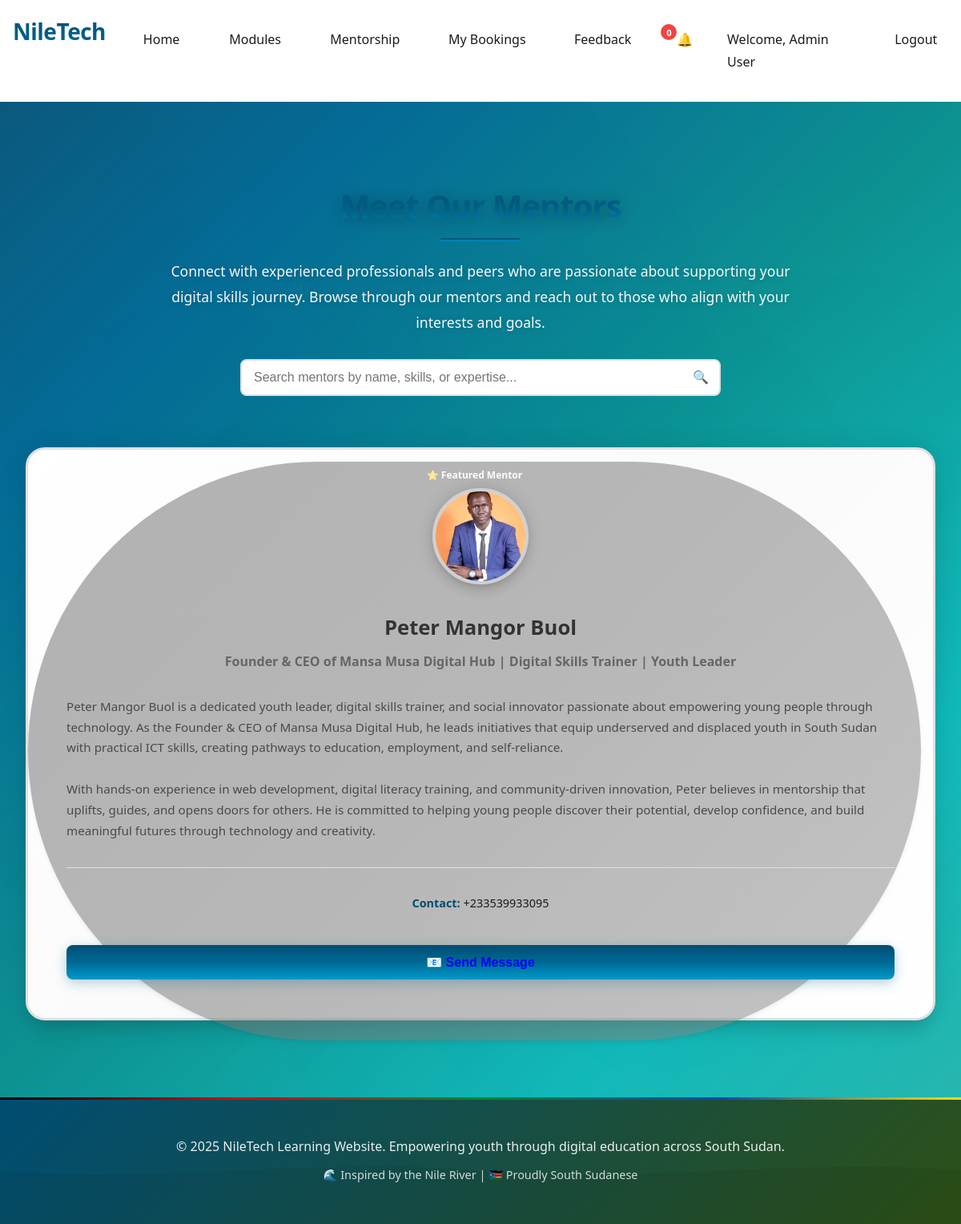
Screenshot of /mentorship.php (signed in) with the database file from the repository.
### tables this page shows
CREATE TABLE IF NOT EXISTS mentorship (
    id INT(11) NOT NULL AUTO_INCREMENT,
    name VARCHAR(100) NOT NULL,
    role VARCHAR(200),
    bio TEXT,
    contact VARCHAR(200),
    image VARCHAR(255),
    email VARCHAR(255),
    created_at TIMESTAMP DEFAULT CURRENT_TIMESTAMP,
    updated_at TIMESTAMP DEFAULT CURRENT_TIMESTAMP ON UPDATE CURRENT_TIMESTAMP,
    PRIMARY KEY (id),
    INDEX idx_name (name),
    INDEX idx_email (email)
);

### config/session.php (called while the page is built, shortened)
<?php
$currentUserName = $_SESSION['user_name'] ?? 'Learner';

### mentorship.php (the view, shortened to what this page needs)
<?php
require_once __DIR__ . '/config/session.php';
$mentors = [];
$conn = getDBConnection();
$hasImageColumn = false;
try {
    $checkColumn = $conn->query("SHOW COLUMNS FROM mentorship LIKE 'image'");
    $hasImageColumn = ($checkColumn && $checkColumn->num_rows > 0);
} catch (Exception $e) {
    $hasImageColumn = false;
}
$query = $hasImageColumn
    ? 'SELECT name, role, bio, contact, image FROM mentorship ORDER BY name ASC'
    : 'SELECT name, role, bio, contact FROM mentorship ORDER BY name ASC';
$stmt = $conn->prepare($query);
if ($stmt) {
    if ($stmt->execute()) {
        $result = $stmt->get_result();
        while ($row = $result->fetch_assoc()) {
            $mentors[] = $row;
        }
    }
}
?>
<!DOCTYPE html>
<html lang="en">
<head>
    <link rel="stylesheet" href="css/style.css">
</head>
<body>
    <nav class="navbar">
        <div class="container">
            <div class="nav-brand">
                <a href="index.php" style="text-decoration: none; color: inherit;">
                    <h1>NileTech</h1>
                </a>
            </div>
            <ul class="nav-menu" id="navMenu">
                <li><a href="index.php">Home</a></li>
                <li><a href="index.php#modules">Modules</a></li>
                <li><a href="mentorship.php" class="active">Mentorship</a></li>
                <li><a href="my-bookings.php">My Bookings</a></li>
                <li><a href="feedback.php">Feedback</a></li>
                <li style="position: relative;">
                    <a href="#" id="notification-bell" class="nav-link-login" style="position: relative; padding: 8px 12px; text-decoration: none;">
                        🔔
                        <span id="notification-badge" style="display: none; position: absolute; top: 0; right: 0; background: #ef4444; color: white; border-radius: 50%; width: 20px; height: 20px; font-size: 0.7rem; display: flex; align-items: center; justify-content: center; font-weight: bold;">0</span>
                    </a>
                </li>
                <li class="nav-user">
                    <span>Welcome, <?php echo htmlspecialchars($currentUserName, ENT_QUOTES, 'UTF-8'); ?></span>
                </li>
                <li><a href="logout.php" class="nav-link-login">Logout</a></li>
            </ul>
        </div>
    </nav>
    <div class="mentorship-water-background">
        <div class="mentorship-water-layer mentorship-water-layer-1"></div>
        <div class="mentorship-water-layer mentorship-water-layer-3"></div>
        <div class="mentorship-water-droplets"></div>
        <div class="mentorship-water-bubbles">
        </div>
    </div>
    <section class="mentorship page-mentorship">
        <div class="container">
            <div class="mentorship-header">
                <h2 class="section-title">Meet Our Mentors</h2>
                <p class="mentorship-description">
                    Connect with experienced professionals and peers who are passionate about supporting your digital skills journey.
                    Browse through our mentors and reach out to those who align with your interests and goals.
                </p>
                <div class="search-container" style="max-width: 600px; margin: 30px auto;">
                    <div class="search-box" style="position: relative;">
                        <input type="text"
                               id="mentor-search-input"
                               class="search-input"
                               placeholder="Search mentors by name, skills, or expertise..."
                               style="width: 100%; padding: 12px 45px 12px 15px; border: 2px solid #e0e0e0; border-radius: 8px; font-size: 1rem; transition: border-color 0.3s;">
                        <span style="position: absolute; right: 15px; top: 50%; transform: translateY(-50%); color: #666;">🔍</span>
                    </div>
                </div>
            </div>
            <?php if (count($mentors) === 0): ?>
                <p class="mentorship-empty">
                    Mentor profiles are not available yet. Please check back soon as we continue to grow the NileTech community.
                </p>
            <?php else: ?>
                <div class="mentors-grid">
                    <?php foreach ($mentors as $mentor): ?>
                        <?php
                        $isPeter = (strpos(strtolower($mentor['name']), 'peter mangor') !== false);
                        $cardClass = $isPeter ? 'mentor-card mentor-card-featured' : 'mentor-card';
                        ?>
                        <div class="<?php echo $cardClass; ?>" data-mentor-name="<?php echo htmlspecialchars($mentor['name'], ENT_QUOTES, 'UTF-8'); ?>">
                            <div class="mentor-avatar">
                                <?php
                                $hasImage = isset($mentor['image']) && !empty($mentor['image']) && file_exists($mentor['image']);
                                if ($hasImage):
                                ?>
                                    <img src="<?php echo htmlspecialchars($mentor['image'], ENT_QUOTES, 'UTF-8'); ?>"
                                         alt="<?php echo htmlspecialchars($mentor['name'], ENT_QUOTES, 'UTF-8'); ?>"
                                         class="mentor-image">
                                <?php else: ?>
                                    <span>👤</span>
                                <?php endif; ?>
                            </div>
                            <h3 class="mentor-name">
                                <?php echo htmlspecialchars($mentor['name'], ENT_QUOTES, 'UTF-8'); ?>
                            </h3>
                            <p class="mentor-role">
                                <?php echo htmlspecialchars($mentor['role'], ENT_QUOTES, 'UTF-8'); ?>
                            </p>
                            <p class="mentor-bio">
                                <?php echo nl2br(htmlspecialchars($mentor['bio'], ENT_QUOTES, 'UTF-8')); ?>
                            </p>
                            <?php if (!empty($mentor['contact'])): ?>
                                <p class="mentor-contact">
                                    <strong>Contact:</strong>
                                    <?php echo htmlspecialchars($mentor['contact'], ENT_QUOTES, 'UTF-8'); ?>
                                </p>
                            <?php endif; ?>
                            <div style="display: flex; gap: 10px; margin-top: 20px; flex-wrap: wrap;">
                                <button class="btn-contact-mentor" data-mentor-name="<?php echo htmlspecialchars($mentor['name'], ENT_QUOTES, 'UTF-8'); ?>" style="flex: 1; min-width: 150px;">
                                    📧 Send Message
                                </button>
                            </div>
                        </div>
                    <?php endforeach; ?>
                </div>
            <?php endif; ?>
        </div>
    </section>
    <footer class="footer">
        <div class="container">
            <p>&copy; 2025 NileTech Learning Website. Empowering youth through digital education across South Sudan.</p>
            <p style="margin-top: 10px; font-size: 0.9rem; opacity: 0.8;">🌊 Inspired by the Nile River | 🇸🇸 Proudly South Sudanese</p>
        </div>
    </footer>
</body>
</html>

### mentorship.php (style rules this page uses)
.btn-contact-mentor { background: var(--gradient-river); color: blue; border: none; padding: 12px 30px; border-radius: 8px; font-size: 1rem; font-weight: 600; cursor: pointer; margin-top: 20px; width: 100%; transition: all 0.3s ease; box-shadow: 0 4px 15px rgba(0, 105, 148, 0.3); }

### rows the page displays
mentorship: image (picture), name "Peter Mangor Buol", role "Founder & CEO of Mansa Musa Digital Hub | Digital Skills Trainer | Youth Leader", bio "Peter Mangor Buol is a dedicated youth leader, digital skills trainer, and social innovator passionate about empowering young people through technology. As the Founder & CEO of Mansa Musa Digital Hub, he leads initiatives that equip underserved and displaced youth in South Sudan with practical ICT skills, creating pathways to education, employment, and self-reliance. With hands-on experience in web development, digital literacy training, and community-driven innovation, Peter believes in mentorship that uplifts, guides, and opens doors for others. He is committed to helping young people discover their potential, develop confidence, and build meaningful futures through technology and…", contact "+233539933095"

### other values shown
$currentUserName "Admin User"
